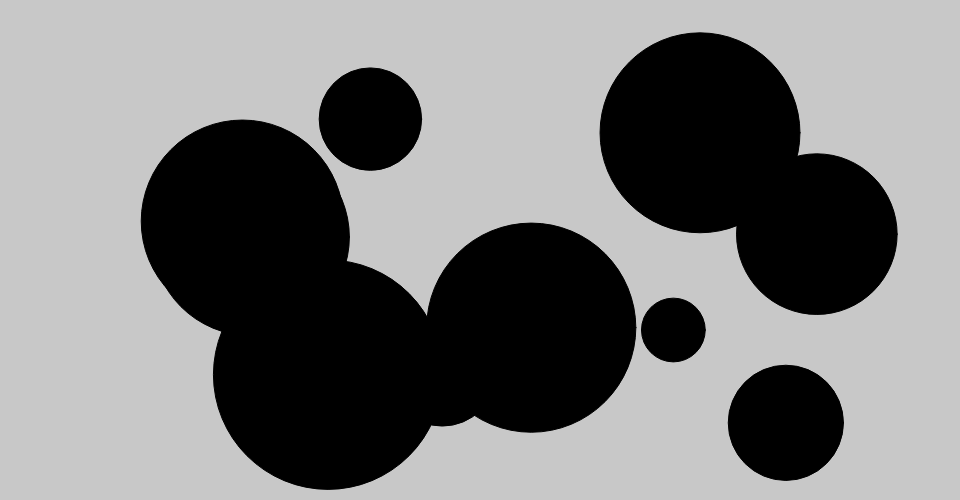
Frame 1 (no input)
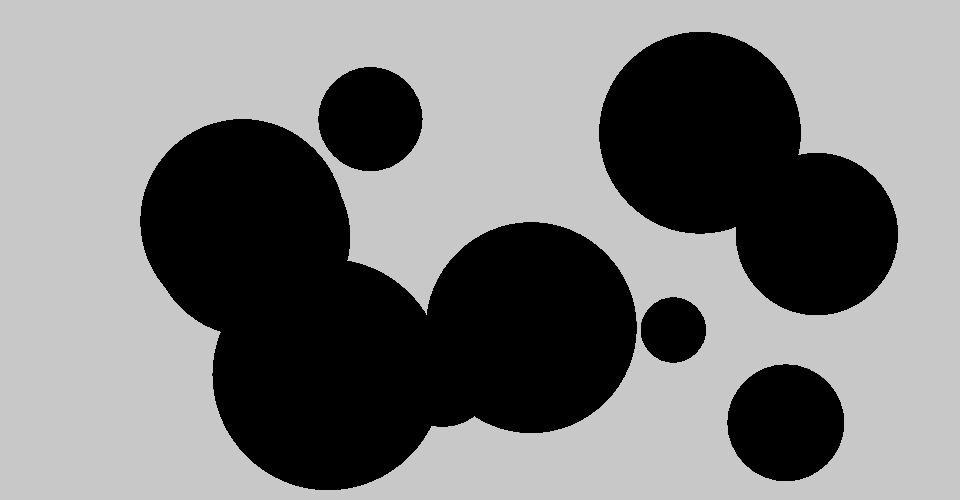
Frame 60 (no input)
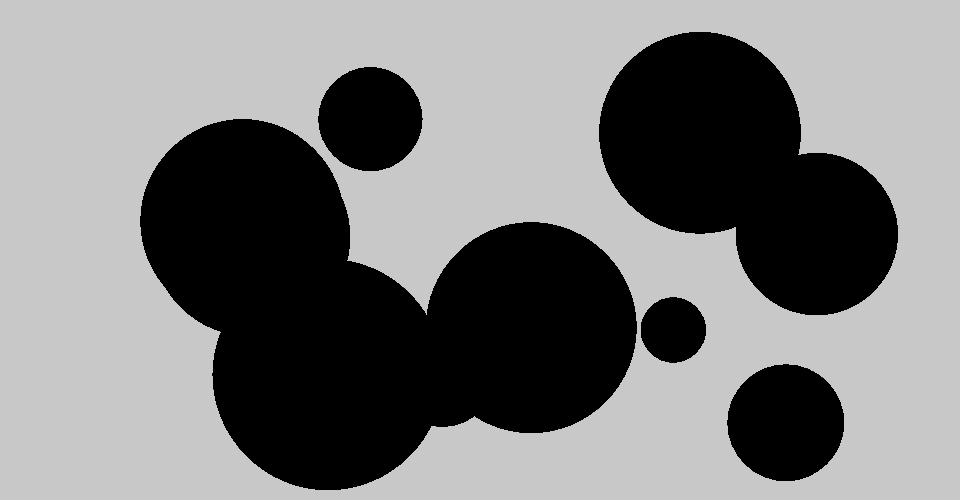
Frame 120 (the mouse pressed at the canvas centre since frame 60)

The p5.js sketch that drew these frames (run headless with seeded random() and noise() and a simulated clock; from frame 60 on, the mouse is pressed at the canvas centre):

// p5.js sketch
// ── sketch.js
// code created for the introduction to creative coding workshop (produced for techweek 2021)
// Author Phoebe Zeller - phoebe.zeller@vuw.ac.nz
let circlesX = []
let circlesY = []
let circlesSize = []
function setup(){
	// create the drawing canvas, save the canvas element
	createCanvas(960, 500);
	background(200);
	for(let i = 0; i < 10; i++){
		circlesX.push(random(200,900));
		circlesY.push(random(50,450));
		circlesSize.push(random(50,250));

	}

}

function draw(){
	fill(0);
	for(let i = 0; i < 10; i++){
	ellipse(circlesX[i],circlesY[i],circlesSize[i]);
	}
}
